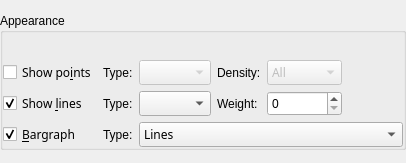
<ui version="4.0" >
 <author></author>
 <comment></comment>
 <exportmacro></exportmacro>
 <class>CurveAppearanceWidget</class>
 <widget class="QWidget" name="CurveAppearanceWidget" >
  <property name="geometry" >
   <rect>
    <x>0</x>
    <y>0</y>
    <width>406</width>
    <height>163</height>
   </rect>
  </property>
  <property name="sizePolicy" >
   <sizepolicy>
    <hsizetype>1</hsizetype>
    <vsizetype>1</vsizetype>
    <horstretch>0</horstretch>
    <verstretch>0</verstretch>
   </sizepolicy>
  </property>
  <layout class="QHBoxLayout" >
   <property name="margin" >
    <number>0</number>
   </property>
   <property name="spacing" >
    <number>0</number>
   </property>
   <item>
    <widget class="QGroupBox" name="GroupBox9_2_2_2" >
     <property name="sizePolicy" >
      <sizepolicy>
       <hsizetype>5</hsizetype>
       <vsizetype>0</vsizetype>
       <horstretch>0</horstretch>
       <verstretch>0</verstretch>
      </sizepolicy>
     </property>
     <property name="whatsThis" >
      <string>Reset the dialog to reflect labels currently displayed on plot.</string>
     </property>
     <property name="title" >
      <string>Appearance</string>
     </property>
     <layout class="QGridLayout" >
      <property name="margin" >
       <number>0</number>
      </property>
      <property name="spacing" >
       <number>6</number>
      </property>
      <item row="0" column="2" colspan="6" >
       <spacer>
        <property name="orientation" >
         <enum>Qt::Horizontal</enum>
        </property>
        <property name="sizeType" >
         <enum>QSizePolicy::Expanding</enum>
        </property>
        <property name="sizeHint" >
         <size>
          <width>230</width>
          <height>21</height>
         </size>
        </property>
       </spacer>
      </item>
      <item row="0" column="1" >
       <widget class="KColorButton" name="_color" >
        <property name="sizePolicy" >
         <sizepolicy>
          <hsizetype>0</hsizetype>
          <vsizetype>0</vsizetype>
          <horstretch>0</horstretch>
          <verstretch>0</verstretch>
         </sizepolicy>
        </property>
       </widget>
      </item>
      <item row="0" column="0" >
       <widget class="QLabel" name="_label" >
        <property name="sizePolicy" >
         <sizepolicy>
          <hsizetype>0</hsizetype>
          <vsizetype>5</vsizetype>
          <horstretch>0</horstretch>
          <verstretch>0</verstretch>
         </sizepolicy>
        </property>
        <property name="frameShape" >
         <enum>QFrame::NoFrame</enum>
        </property>
        <property name="frameShadow" >
         <enum>QFrame::Plain</enum>
        </property>
        <property name="scaledContents" >
         <bool>true</bool>
        </property>
        <property name="wordWrap" >
         <bool>false</bool>
        </property>
       </widget>
      </item>
      <item row="3" column="0" colspan="3" >
       <widget class="QCheckBox" name="_showBars" >
        <property name="sizePolicy" >
         <sizepolicy>
          <hsizetype>0</hsizetype>
          <vsizetype>0</vsizetype>
          <horstretch>0</horstretch>
          <verstretch>0</verstretch>
         </sizepolicy>
        </property>
        <property name="font" >
         <font>
          <family>Sans Serif</family>
          <pointsize>9</pointsize>
          <weight>50</weight>
          <italic>false</italic>
          <bold>false</bold>
          <underline>false</underline>
          <strikeout>false</strikeout>
         </font>
        </property>
        <property name="whatsThis" >
         <string>Check this to cause lines to be drawn between data points.</string>
        </property>
        <property name="text" >
         <string>&amp;Bargraph</string>
        </property>
        <property name="checked" >
         <bool>true</bool>
        </property>
       </widget>
      </item>
      <item row="3" column="4" colspan="4" >
       <widget class="QComboBox" name="_barStyle" >
        <property name="sizePolicy" >
         <sizepolicy>
          <hsizetype>3</hsizetype>
          <vsizetype>0</vsizetype>
          <horstretch>0</horstretch>
          <verstretch>0</verstretch>
         </sizepolicy>
        </property>
        <property name="font" >
         <font>
          <family>Sans Serif</family>
          <pointsize>9</pointsize>
          <weight>50</weight>
          <italic>false</italic>
          <bold>false</bold>
          <underline>false</underline>
          <strikeout>false</strikeout>
         </font>
        </property>
        <property name="toolTip" >
         <string>Line Type</string>
        </property>
        <property name="whatsThis" >
         <string>If "Show Lines" is checked, the selected line style.</string>
        </property>
        <item>
         <property name="text" >
          <string>Lines</string>
         </property>
        </item>
        <item>
         <property name="text" >
          <string>Solid</string>
         </property>
        </item>
       </widget>
      </item>
      <item row="3" column="3" >
       <widget class="QLabel" name="_textLabelBarStyle" >
        <property name="sizePolicy" >
         <sizepolicy>
          <hsizetype>0</hsizetype>
          <vsizetype>5</vsizetype>
          <horstretch>0</horstretch>
          <verstretch>0</verstretch>
         </sizepolicy>
        </property>
        <property name="text" >
         <string>Type:</string>
        </property>
        <property name="wordWrap" >
         <bool>false</bool>
        </property>
        <property name="buddy" >
         <cstring>_barStyle</cstring>
        </property>
       </widget>
      </item>
      <item row="2" column="7" >
       <spacer>
        <property name="orientation" >
         <enum>Qt::Horizontal</enum>
        </property>
        <property name="sizeType" >
         <enum>QSizePolicy::Expanding</enum>
        </property>
        <property name="sizeHint" >
         <size>
          <width>31</width>
          <height>21</height>
         </size>
        </property>
       </spacer>
      </item>
      <item row="2" column="0" colspan="3" >
       <widget class="QCheckBox" name="_showLines" >
        <property name="sizePolicy" >
         <sizepolicy>
          <hsizetype>0</hsizetype>
          <vsizetype>0</vsizetype>
          <horstretch>0</horstretch>
          <verstretch>0</verstretch>
         </sizepolicy>
        </property>
        <property name="font" >
         <font>
          <family>Sans Serif</family>
          <pointsize>9</pointsize>
          <weight>50</weight>
          <italic>false</italic>
          <bold>false</bold>
          <underline>false</underline>
          <strikeout>false</strikeout>
         </font>
        </property>
        <property name="whatsThis" >
         <string>Check this to cause lines to be drawn between data points.</string>
        </property>
        <property name="text" >
         <string>Show &amp;lines</string>
        </property>
        <property name="checked" >
         <bool>true</bool>
        </property>
       </widget>
      </item>
      <item row="2" column="4" >
       <widget class="QComboBox" name="_comboLineStyle" >
        <property name="sizePolicy" >
         <sizepolicy>
          <hsizetype>3</hsizetype>
          <vsizetype>0</vsizetype>
          <horstretch>0</horstretch>
          <verstretch>0</verstretch>
         </sizepolicy>
        </property>
        <property name="font" >
         <font>
          <family>Sans Serif</family>
          <pointsize>9</pointsize>
          <weight>50</weight>
          <italic>false</italic>
          <bold>false</bold>
          <underline>false</underline>
          <strikeout>false</strikeout>
         </font>
        </property>
        <property name="toolTip" >
         <string>Line Type</string>
        </property>
        <property name="whatsThis" >
         <string>If "Show Lines" is checked, the selected line style.</string>
        </property>
       </widget>
      </item>
      <item row="2" column="5" >
       <widget class="QLabel" name="_textLabelWeight" >
        <property name="sizePolicy" >
         <sizepolicy>
          <hsizetype>0</hsizetype>
          <vsizetype>5</vsizetype>
          <horstretch>0</horstretch>
          <verstretch>0</verstretch>
         </sizepolicy>
        </property>
        <property name="text" >
         <string>Weight:</string>
        </property>
        <property name="wordWrap" >
         <bool>false</bool>
        </property>
        <property name="buddy" >
         <cstring>_spinBoxLineWidth</cstring>
        </property>
       </widget>
      </item>
      <item row="2" column="6" >
       <widget class="QSpinBox" name="_spinBoxLineWidth" >
        <property name="sizePolicy" >
         <sizepolicy>
          <hsizetype>1</hsizetype>
          <vsizetype>3</vsizetype>
          <horstretch>0</horstretch>
          <verstretch>0</verstretch>
         </sizepolicy>
        </property>
        <property name="minimumSize" >
         <size>
          <width>45</width>
          <height>0</height>
         </size>
        </property>
        <property name="toolTip" >
         <string>Line Width</string>
        </property>
        <property name="whatsThis" >
         <string>If "Show Lines" is checked, the selected line width.</string>
        </property>
        <property name="maximum" >
         <number>50</number>
        </property>
       </widget>
      </item>
      <item row="2" column="3" >
       <widget class="QLabel" name="_textLabelLineStyle" >
        <property name="sizePolicy" >
         <sizepolicy>
          <hsizetype>0</hsizetype>
          <vsizetype>5</vsizetype>
          <horstretch>0</horstretch>
          <verstretch>0</verstretch>
         </sizepolicy>
        </property>
        <property name="text" >
         <string>Type:</string>
        </property>
        <property name="wordWrap" >
         <bool>false</bool>
        </property>
        <property name="buddy" >
         <cstring>_comboLineStyle</cstring>
        </property>
       </widget>
      </item>
      <item row="1" column="7" >
       <spacer>
        <property name="orientation" >
         <enum>Qt::Horizontal</enum>
        </property>
        <property name="sizeType" >
         <enum>QSizePolicy::Expanding</enum>
        </property>
        <property name="sizeHint" >
         <size>
          <width>31</width>
          <height>21</height>
         </size>
        </property>
       </spacer>
      </item>
      <item row="1" column="0" colspan="3" >
       <widget class="QCheckBox" name="_showPoints" >
        <property name="sizePolicy" >
         <sizepolicy>
          <hsizetype>0</hsizetype>
          <vsizetype>0</vsizetype>
          <horstretch>0</horstretch>
          <verstretch>0</verstretch>
         </sizepolicy>
        </property>
        <property name="font" >
         <font>
          <family>Sans Serif</family>
          <pointsize>9</pointsize>
          <weight>50</weight>
          <italic>false</italic>
          <bold>false</bold>
          <underline>false</underline>
          <strikeout>false</strikeout>
         </font>
        </property>
        <property name="whatsThis" >
         <string>Check this to cause the selected points to be drawn at each data point.</string>
        </property>
        <property name="text" >
         <string>Show po&amp;ints</string>
        </property>
       </widget>
      </item>
      <item row="1" column="5" >
       <widget class="QLabel" name="_textLabelPointDensity" >
        <property name="sizePolicy" >
         <sizepolicy>
          <hsizetype>0</hsizetype>
          <vsizetype>5</vsizetype>
          <horstretch>0</horstretch>
          <verstretch>0</verstretch>
         </sizepolicy>
        </property>
        <property name="text" >
         <string>Density:</string>
        </property>
        <property name="wordWrap" >
         <bool>false</bool>
        </property>
        <property name="buddy" >
         <cstring>_comboPointDensity</cstring>
        </property>
       </widget>
      </item>
      <item row="1" column="3" >
       <widget class="QLabel" name="_textLabelPointStyle" >
        <property name="sizePolicy" >
         <sizepolicy>
          <hsizetype>0</hsizetype>
          <vsizetype>5</vsizetype>
          <horstretch>0</horstretch>
          <verstretch>0</verstretch>
         </sizepolicy>
        </property>
        <property name="text" >
         <string>Type:</string>
        </property>
        <property name="wordWrap" >
         <bool>false</bool>
        </property>
        <property name="buddy" >
         <cstring>_combo</cstring>
        </property>
       </widget>
      </item>
      <item row="1" column="4" >
       <widget class="QComboBox" name="_combo" >
        <property name="enabled" >
         <bool>false</bool>
        </property>
        <property name="sizePolicy" >
         <sizepolicy>
          <hsizetype>3</hsizetype>
          <vsizetype>0</vsizetype>
          <horstretch>0</horstretch>
          <verstretch>0</verstretch>
         </sizepolicy>
        </property>
        <property name="font" >
         <font>
          <family>Sans Serif</family>
          <pointsize>9</pointsize>
          <weight>50</weight>
          <italic>false</italic>
          <bold>false</bold>
          <underline>false</underline>
          <strikeout>false</strikeout>
         </font>
        </property>
        <property name="toolTip" >
         <string>Point Type</string>
        </property>
        <property name="whatsThis" >
         <string>If "Show Points" is checked, the selected point type will be drawn at each data point.</string>
        </property>
       </widget>
      </item>
      <item row="1" column="6" >
       <widget class="QComboBox" name="_comboPointDensity" >
        <property name="enabled" >
         <bool>false</bool>
        </property>
        <property name="sizePolicy" >
         <sizepolicy>
          <hsizetype>3</hsizetype>
          <vsizetype>0</vsizetype>
          <horstretch>0</horstretch>
          <verstretch>0</verstretch>
         </sizepolicy>
        </property>
        <property name="font" >
         <font>
          <family>Sans Serif</family>
          <pointsize>9</pointsize>
          <weight>50</weight>
          <italic>false</italic>
          <bold>false</bold>
          <underline>false</underline>
          <strikeout>false</strikeout>
         </font>
        </property>
        <property name="toolTip" >
         <string>Point Type</string>
        </property>
        <property name="whatsThis" >
         <string>If "Show Points" is checked, the selected point type will be drawn at each data point.</string>
        </property>
        <item>
         <property name="text" >
          <string>All</string>
         </property>
        </item>
        <item>
         <property name="text" >
          <string>High</string>
         </property>
        </item>
        <item>
         <property name="text" >
          <string>Medium</string>
         </property>
        </item>
        <item>
         <property name="text" >
          <string>Low</string>
         </property>
        </item>
       </widget>
      </item>
     </layout>
    </widget>
   </item>
  </layout>
 </widget>
 <layoutdefault spacing="6" margin="11" />
 <pixmapfunction>qPixmapFromMimeSource</pixmapfunction>
 <customwidgets>
  <customwidget>
   <class>KColorButton</class>
   <extends>QWidget</extends>
   <header>kcolorbutton.h</header>
   <container>1</container>
   <pixmap></pixmap>
  </customwidget>
 </customwidgets>
 <tabstops>
  <tabstop>_color</tabstop>
  <tabstop>_showPoints</tabstop>
  <tabstop>_combo</tabstop>
  <tabstop>_comboPointDensity</tabstop>
  <tabstop>_showLines</tabstop>
  <tabstop>_comboLineStyle</tabstop>
  <tabstop>_spinBoxLineWidth</tabstop>
  <tabstop>_showBars</tabstop>
  <tabstop>_barStyle</tabstop>
 </tabstops>
 <includes>
  <include location="global" >kst_export.h</include>
  <include location="local" >kcolorbutton.h</include>
 </includes>
 <resources/>
 <connections>
  <connection>
   <sender>_color</sender>
   <signal>changed(QColor)</signal>
   <receiver>CurveAppearanceWidget</receiver>
   <slot>fillCombo()</slot>
   <hints>
    <hint type="sourcelabel" >
     <x>20</x>
     <y>20</y>
    </hint>
    <hint type="destinationlabel" >
     <x>20</x>
     <y>20</y>
    </hint>
   </hints>
  </connection>
  <connection>
   <sender>_color</sender>
   <signal>changed(QColor)</signal>
   <receiver>CurveAppearanceWidget</receiver>
   <slot>drawLine()</slot>
   <hints>
    <hint type="sourcelabel" >
     <x>20</x>
     <y>20</y>
    </hint>
    <hint type="destinationlabel" >
     <x>20</x>
     <y>20</y>
    </hint>
   </hints>
  </connection>
  <connection>
   <sender>_showLines</sender>
   <signal>clicked()</signal>
   <receiver>CurveAppearanceWidget</receiver>
   <slot>drawLine()</slot>
   <hints>
    <hint type="sourcelabel" >
     <x>20</x>
     <y>20</y>
    </hint>
    <hint type="destinationlabel" >
     <x>20</x>
     <y>20</y>
    </hint>
   </hints>
  </connection>
  <connection>
   <sender>_showPoints</sender>
   <signal>clicked()</signal>
   <receiver>CurveAppearanceWidget</receiver>
   <slot>drawLine()</slot>
   <hints>
    <hint type="sourcelabel" >
     <x>20</x>
     <y>20</y>
    </hint>
    <hint type="destinationlabel" >
     <x>20</x>
     <y>20</y>
    </hint>
   </hints>
  </connection>
  <connection>
   <sender>_combo</sender>
   <signal>activated(int)</signal>
   <receiver>CurveAppearanceWidget</receiver>
   <slot>drawLine()</slot>
   <hints>
    <hint type="sourcelabel" >
     <x>20</x>
     <y>20</y>
    </hint>
    <hint type="destinationlabel" >
     <x>20</x>
     <y>20</y>
    </hint>
   </hints>
  </connection>
  <connection>
   <sender>_combo</sender>
   <signal>activated(int)</signal>
   <receiver>CurveAppearanceWidget</receiver>
   <slot>comboChanged()</slot>
   <hints>
    <hint type="sourcelabel" >
     <x>20</x>
     <y>20</y>
    </hint>
    <hint type="destinationlabel" >
     <x>20</x>
     <y>20</y>
    </hint>
   </hints>
  </connection>
  <connection>
   <sender>_comboLineStyle</sender>
   <signal>activated(int)</signal>
   <receiver>CurveAppearanceWidget</receiver>
   <slot>drawLine()</slot>
   <hints>
    <hint type="sourcelabel" >
     <x>20</x>
     <y>20</y>
    </hint>
    <hint type="destinationlabel" >
     <x>20</x>
     <y>20</y>
    </hint>
   </hints>
  </connection>
  <connection>
   <sender>_spinBoxLineWidth</sender>
   <signal>valueChanged(int)</signal>
   <receiver>CurveAppearanceWidget</receiver>
   <slot>drawLine()</slot>
   <hints>
    <hint type="sourcelabel" >
     <x>20</x>
     <y>20</y>
    </hint>
    <hint type="destinationlabel" >
     <x>20</x>
     <y>20</y>
    </hint>
   </hints>
  </connection>
  <connection>
   <sender>_color</sender>
   <signal>changed(QColor)</signal>
   <receiver>CurveAppearanceWidget</receiver>
   <slot>fillLineStyleCombo()</slot>
   <hints>
    <hint type="sourcelabel" >
     <x>20</x>
     <y>20</y>
    </hint>
    <hint type="destinationlabel" >
     <x>20</x>
     <y>20</y>
    </hint>
   </hints>
  </connection>
  <connection>
   <sender>_showPoints</sender>
   <signal>toggled(bool)</signal>
   <receiver>CurveAppearanceWidget</receiver>
   <slot>enableSettings()</slot>
   <hints>
    <hint type="sourcelabel" >
     <x>20</x>
     <y>20</y>
    </hint>
    <hint type="destinationlabel" >
     <x>20</x>
     <y>20</y>
    </hint>
   </hints>
  </connection>
  <connection>
   <sender>_showLines</sender>
   <signal>toggled(bool)</signal>
   <receiver>CurveAppearanceWidget</receiver>
   <slot>enableSettings()</slot>
   <hints>
    <hint type="sourcelabel" >
     <x>20</x>
     <y>20</y>
    </hint>
    <hint type="destinationlabel" >
     <x>20</x>
     <y>20</y>
    </hint>
   </hints>
  </connection>
  <connection>
   <sender>_showBars</sender>
   <signal>toggled(bool)</signal>
   <receiver>CurveAppearanceWidget</receiver>
   <slot>enableSettings()</slot>
   <hints>
    <hint type="sourcelabel" >
     <x>20</x>
     <y>20</y>
    </hint>
    <hint type="destinationlabel" >
     <x>20</x>
     <y>20</y>
    </hint>
   </hints>
  </connection>
  <connection>
   <sender>_barStyle</sender>
   <signal>activated(int)</signal>
   <receiver>CurveAppearanceWidget</receiver>
   <slot>drawLine()</slot>
   <hints>
    <hint type="sourcelabel" >
     <x>20</x>
     <y>20</y>
    </hint>
    <hint type="destinationlabel" >
     <x>20</x>
     <y>20</y>
    </hint>
   </hints>
  </connection>
  <connection>
   <sender>_showBars</sender>
   <signal>clicked()</signal>
   <receiver>CurveAppearanceWidget</receiver>
   <slot>drawLine()</slot>
   <hints>
    <hint type="sourcelabel" >
     <x>20</x>
     <y>20</y>
    </hint>
    <hint type="destinationlabel" >
     <x>20</x>
     <y>20</y>
    </hint>
   </hints>
  </connection>
 </connections>
</ui>
